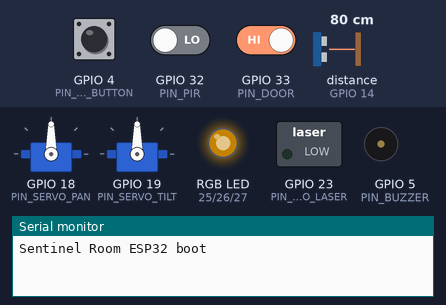
A sketch run on a simulated ESP32. Shown: 2 × servo, switched loads named in the sketch (green lamp = pin HIGH), an RGB LED mixed from three pins (HIGH = lit), buzzer (waves = sounding), the last lines printed to the serial monitor. Wiring (inferred from the names in the program): ultrasonic range finder: trigger GPIO 12; echo GPIO 14; IR receiver: data GPIO 34. Inputs (shaded band) come from the test bench; at power-on: GPIO 4 (PIN_STOP_BUTTON) HIGH, GPIO 32 (PIN_PIR) LOW, GPIO 33 (PIN_DOOR) HIGH, distance to the obstacle (sensor on GPIO 14) 80 cm. The echo pulse lasts 58.3 µs per cm; dim RGB values are drawn brighter than linear; WiFi joins after 1.5 s; servers stay silent unless stated; no MQTT or app messages arrive unless stated; pins used as bus, display or sensor lines are not drawn.

Above: at 0.4 s.
At 5.0 s:
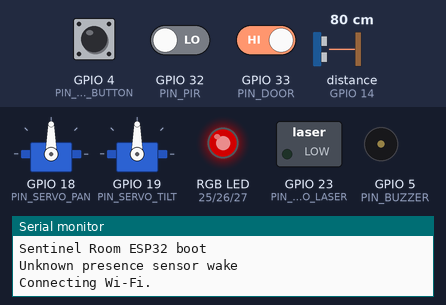
5.1 s: GPIO 4 (PIN_STOP_BUTTON) pulled LOW for 3.2 s
At 7.4 s:
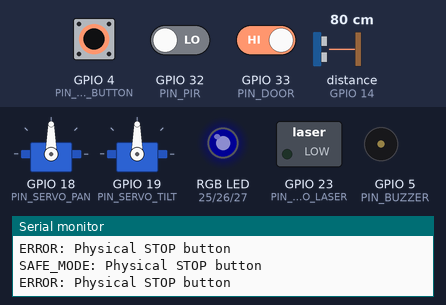
Timing chart, 0 to 8.9 s (numbered marks = the images above; inputs shaded):
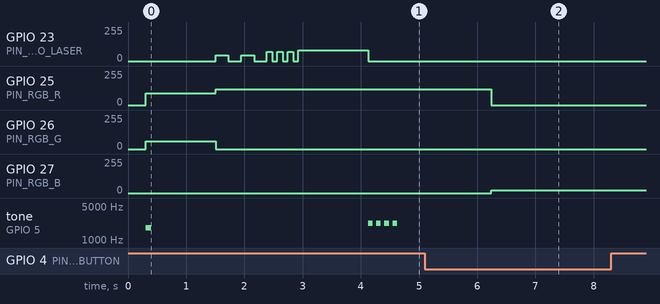

Measured:
- after the input at 5.1 s, GPIO 23 (PIN_PSEUDO_LASER), GPIO 26 (PIN_RGB_G): stops changing and stays 0/255; GPIO 27 (PIN_RGB_B): 0/255 → 20/255 after 1.1 s; tone on GPIO 5 (PIN_BUZZER): stops changing and stays silent
- by itself, tone on GPIO 5 (PIN_BUZZER): plays 1800 Hz for 0.09 s, 2200 Hz for 0.08 s, 2200 Hz for 0.08 s, 2200 Hz for 0.08 s, 2200 Hz for 0.08 s

The sketch:

esp32_sentinel_node.ino
```cpp
#include "config.h"
#include "pins.h"
#include "mqtt_topics.h"
#include "servo_control.h"
#include "led_control.h"
#include "sensor_control.h"
#include "buzzer_control.h"
#include "safety.h"

#if USE_WIFI_MQTT
#include <WiFi.h>
#include <PubSubClient.h>
WiFiClient wifiClient;
PubSubClient mqtt(wifiClient);
#endif

enum FirmwareState {
  IDLE,
  SCANNING,
  MOTION_WAKE,
  CINEMATIC_ALERT,
  DEMO,
  CALIBRATION,
  SAFE_MODE
};

FirmwareState state = IDLE;
unsigned long lastMqttOkMs = 0;
unsigned long lastMqttAttemptMs = 0;
unsigned long lastPublishMs = 0;
unsigned long lastScanStepMs = 0;
unsigned long stateStartedMs = 0;
int scanDirection = 1;
bool alertPatternPlayed = false;

const char* stateName(FirmwareState value) {
  switch (value) {
    case IDLE: return "IDLE";
    case SCANNING: return "SCANNING";
    case MOTION_WAKE: return "MOTION_WAKE";
    case CINEMATIC_ALERT: return "CINEMATIC_ALERT";
    case DEMO: return "DEMO";
    case CALIBRATION: return "CALIBRATION";
    case SAFE_MODE: return "SAFE_MODE";
  }
  return "UNKNOWN";
}

void publishRaw(const char* topic, const String& payload) {
  #if USE_WIFI_MQTT
  if (mqtt.connected()) mqtt.publish(topic, payload.c_str());
  #endif
}

void publishEvent(const char* msg) {
  #if USE_SERIAL_DEBUG
  Serial.println(msg);
  #endif
  publishRaw(TOPIC_EVENT_LOG, String(msg));
}

void setState(FirmwareState next) {
  state = next;
  stateStartedMs = millis();
  alertPatternPlayed = false;
  publishRaw(TOPIC_SENTRY_STATE, String(stateName(state)));
}

int extractJsonInt(const String& body, const char* key, int fallback) {
  int keyIndex = body.indexOf(String("\"") + key + "\"");
  if (keyIndex < 0) return fallback;
  int colonIndex = body.indexOf(':', keyIndex);
  if (colonIndex < 0) return fallback;
  int endIndex = colonIndex + 1;
  while (endIndex < body.length() && (body[endIndex] == ' ' || body[endIndex] == '\t')) endIndex++;
  int startIndex = endIndex;
  if (endIndex < body.length() && body[endIndex] == '-') endIndex++;
  while (endIndex < body.length() && isDigit(body[endIndex])) endIndex++;
  if (endIndex == startIndex) return fallback;
  return body.substring(startIndex, endIndex).toInt();
}

void publishError(const char* msg) {
  #if USE_SERIAL_DEBUG
  Serial.print("ERROR: ");
  Serial.println(msg);
  #endif
  publishRaw(TOPIC_ERROR, String(msg));
}

void stopAllAndIdle(const char* reason) {
  stopAllOutputs();
  publishEvent(reason);
  setState(IDLE);
}

void enterFirmwareSafeMode(const char* reason) {
  enterSafeMode(reason);
  publishError(reason);
  setState(SAFE_MODE);
}

void runDemoSequenceBlocking() {
  setState(DEMO);
  publishEvent("DEMO_SEQUENCE start");
  setRgb(0, 40, 90);
  beepShort();
  centerServos();
  moveServoSafe(55, TILT_CENTER);
  moveServoSafe(125, TILT_CENTER);
  moveServoSafe(90, 80);
  setRgb(120, 0, 0);
  pseudoLaserLockOnPattern();
  alertBeeps();
  stopAllAndIdle("DEMO_SEQUENCE complete");
}

void handleMoveCommand(const String& body) {
  int pan = extractJsonInt(body, "pan", currentPan());
  int tilt = extractJsonInt(body, "tilt", currentTilt());
  if (!servoAnglesValid(pan, tilt)) {
    publishError("Rejected MOVE_TO outside servo limits");
    return;
  }
  setState(CALIBRATION);
  moveServoSafe(pan, tilt);
  publishEvent("MOVE_TO accepted");
}

void handleModeCommand(const String& body) {
  if (body.indexOf("STOP_ALL") >= 0 || body.indexOf("SAFE_MODE") >= 0) {
    enterFirmwareSafeMode("mode command requested safe mode");
  } else if (body.indexOf("DEMO_SEQUENCE") >= 0 || body.indexOf("DEMO") >= 0) {
    runDemoSequenceBlocking();
  } else if (body.indexOf("CINEMATIC_ALERT") >= 0) {
    setState(CINEMATIC_ALERT);
    publishEvent("CINEMATIC_ALERT start");
  } else if (body.indexOf("SCANNING") >= 0) {
    setRgb(0, 30, 80);
    setState(SCANNING);
    publishEvent("Sentry scanning");
  } else if (body.indexOf("CALIBRATION") >= 0) {
    setState(CALIBRATION);
    publishEvent("Calibration mode");
  } else {
    stopAllAndIdle("Sentry idle");
  }
}

void handleCommand(char* topic, byte* payload, unsigned int length) {
  lastMqttOkMs = millis();
  String body;
  for (unsigned int i = 0; i < length; i++) body += (char)payload[i];
  String topicString = String(topic);

  if (topicString == CMD_STOP_ALL || topicString == CMD_SAFE_MODE) {
    enterFirmwareSafeMode("Remote STOP_ALL");
    return;
  }
  if (topicString == CMD_SENTRY_MODE) {
    handleModeCommand(body);
    return;
  }
  if (topicString == CMD_SENTRY_MOVE) {
    handleMoveCommand(body);
    return;
  }
  if (topicString == CMD_PSEUDO_LASER) {
    int pwm = extractJsonInt(body, "pwm", PSEUDO_LASER_MAX_PWM / 2);
    setPseudoLaser(min(pwm, PSEUDO_LASER_MAX_PWM));
    publishEvent("Pseudo-laser LED effect requested");
    return;
  }
  if (topicString == CMD_BUZZER) {
    beepShort();
    publishEvent("Buzzer test");
    return;
  }
  if (topicString == CMD_RGB) {
    int r = extractJsonInt(body, "r", 0);
    int g = extractJsonInt(body, "g", 0);
    int b = extractJsonInt(body, "b", 20);
    setRgb(constrain(r, 0, 120), constrain(g, 0, 120), constrain(b, 0, 120));
    publishEvent("RGB update");
    return;
  }
}

void connectWifi() {
  #if USE_WIFI_MQTT
  if (WiFi.status() == WL_CONNECTED) return;
  WiFi.mode(WIFI_STA);
  WiFi.begin(WIFI_SSID, WIFI_PASSWORD);
  #if USE_SERIAL_DEBUG
  Serial.print("Connecting Wi-Fi");
  #endif
  unsigned long started = millis();
  while (WiFi.status() != WL_CONNECTED && millis() - started < 8000) {
    delay(250);
    #if USE_SERIAL_DEBUG
    Serial.print(".");
    #endif
  }
  #if USE_SERIAL_DEBUG
  Serial.println();
  #endif
  #endif
}

void connectMqttIfNeeded() {
  #if USE_WIFI_MQTT
  if (mqtt.connected()) {
    lastMqttOkMs = millis();
    return;
  }
  if (millis() - lastMqttAttemptMs < MQTT_RECONNECT_MS) return;
  lastMqttAttemptMs = millis();
  connectWifi();
  if (WiFi.status() != WL_CONNECTED) return;
  mqtt.setServer(MQTT_HOST, MQTT_PORT);
  mqtt.setCallback(handleCommand);
  String clientId = String("sentinel-room-") + DEVICE_ID;
  if (mqtt.connect(clientId.c_str())) {
    mqtt.subscribe("sentinel/cmd/#");
    lastMqttOkMs = millis();
    publishEvent("Sentinel Room ESP32 online");
  }
  #endif
}

void publishSensors(bool motion, bool door, bool irBroken, long distanceCm) {
  String payload = "{\"id\":\"";
  payload += DEVICE_ID;
  payload += "\",\"state\":\"";
  payload += stateName(state);
  payload += "\"}";
  publishRaw(TOPIC_DEVICE_STATUS, payload);
  publishRaw(TOPIC_SENSOR_PIR, motion ? "1" : "0");
  publishRaw(TOPIC_SENSOR_DOOR, door ? "1" : "0");
  publishRaw(TOPIC_SENSOR_IR_BEAM, irBroken ? "1" : "0");
  publishRaw(TOPIC_SENSOR_ULTRASONIC, String(distanceCm));
}

void updateScan() {
  if (state != SCANNING || millis() - lastScanStepMs < SCAN_STEP_MS) return;
  lastScanStepMs = millis();
  int nextPan = currentPan() + scanDirection;
  if (nextPan >= PAN_MAX || nextPan <= PAN_MIN) scanDirection *= -1;
  moveServoSafe(constrain(nextPan, PAN_MIN, PAN_MAX), TILT_CENTER);
}

void updateAlertState() {
  if (state != CINEMATIC_ALERT) return;
  setRgb(120, 0, 0);
  if (!alertPatternPlayed) {
    alertPatternPlayed = true;
    pseudoLaserLockOnPattern();
    alertBeeps();
  }
  if (millis() - stateStartedMs > ALERT_TIMEOUT_MS) {
    stopAllAndIdle("CINEMATIC_ALERT timeout");
  }
}

void setup() {
  #if USE_SERIAL_DEBUG
  Serial.begin(115200);
  delay(300);
  Serial.println("Sentinel Room ESP32 boot");
  #endif
  servoSetup();
  ledSetup();
  buzzerSetup();
  sensorSetup();
  centerServos();
  setRgb(0, 0, 20);
  stateStartedMs = millis();
  lastMqttOkMs = millis();
  connectMqttIfNeeded();
}

void loop() {
  connectMqttIfNeeded();
  #if USE_WIFI_MQTT
  if (mqtt.connected()) mqtt.loop();
  if (!mqtt.connected() && state != SAFE_MODE && mqttFailsafeDue(lastMqttOkMs)) {
    enterFirmwareSafeMode("MQTT disconnected failsafe");
  }
  #endif

  if (stopButtonPressed()) {
    enterFirmwareSafeMode("Physical STOP button");
    delay(250);
    return;
  }

  bool motion = pirMotion();
  bool door = doorOpen();
  bool irBroken = irBeamBroken();
  long distanceCm = ultrasonicCm();

  if (millis() - lastPublishMs > SENSOR_PUBLISH_MS) {
    lastPublishMs = millis();
    publishSensors(motion, door, irBroken, distanceCm);
  }

  bool proximityAlert = distanceCm > 0 && distanceCm < ULTRASONIC_ALERT_CM;
  if ((motion || door || irBroken || proximityAlert) && (state == IDLE || state == SCANNING)) {
    setState(MOTION_WAKE);
    setRgb(90, 60, 0);
    beepShort();
    moveServoSafe(PAN_CENTER, TILT_CENTER);
    publishEvent("Unknown presence sensor wake");
  }

  if (state == MOTION_WAKE && millis() - stateStartedMs > 1200) {
    setState(CINEMATIC_ALERT);
  }

  updateScan();
  updateAlertState();
}
```

buzzer_control.cpp
```cpp
#include "buzzer_control.h"
#include "pins.h"

void buzzerSetup() {
  pinMode(PIN_BUZZER, OUTPUT);
  buzzerOff();
}

void beepShort() {
  tone(PIN_BUZZER, 1800, 90);
  delay(110);
}

void alertBeeps() {
  for (int i = 0; i < 4; i++) {
    tone(PIN_BUZZER, 2200, 80);
    delay(140);
  }
}

void buzzerOff() {
  noTone(PIN_BUZZER);
  digitalWrite(PIN_BUZZER, LOW);
}
```

buzzer_control.h
```cpp
#pragma once
#include <Arduino.h>

void buzzerSetup();
void beepShort();
void alertBeeps();
void buzzerOff();
```

led_control.cpp
```cpp
#include "led_control.h"
#include "config.h"
#include "pins.h"

void ledSetup() {
  pinMode(PIN_RGB_R, OUTPUT);
  pinMode(PIN_RGB_G, OUTPUT);
  pinMode(PIN_RGB_B, OUTPUT);
  pinMode(PIN_PSEUDO_LASER, OUTPUT);
  pseudoLaserOff();
  setRgb(0, 0, 20);
}

void setRgb(byte r, byte g, byte b) {
  analogWrite(PIN_RGB_R, r);
  analogWrite(PIN_RGB_G, g);
  analogWrite(PIN_RGB_B, b);
}

void setPseudoLaser(byte pwm) {
  byte safePwm = min(pwm, (byte)PSEUDO_LASER_MAX_PWM);
  analogWrite(PIN_PSEUDO_LASER, safePwm);
}

void pseudoLaserOff() {
  analogWrite(PIN_PSEUDO_LASER, 0);
}

void pseudoLaserLockOnPattern() {
  for (int i = 0; i < 2; i++) { setPseudoLaser(45); delay(220); pseudoLaserOff(); delay(220); }
  for (int i = 0; i < 3; i++) { setPseudoLaser(70); delay(90); pseudoLaserOff(); delay(90); }
  setPseudoLaser(PSEUDO_LASER_MAX_PWM);
  delay(1200);
  pseudoLaserOff();
}
```

led_control.h
```cpp
#pragma once
#include <Arduino.h>

void ledSetup();
void setRgb(byte r, byte g, byte b);
void setPseudoLaser(byte pwm);
void pseudoLaserLockOnPattern();
void pseudoLaserOff();
```

mqtt_topics.h
```cpp
#pragma once

#define TOPIC_DEVICE_STATUS "sentinel/device/status"
#define TOPIC_SENSOR_PIR "sentinel/sensor/pir"
#define TOPIC_SENSOR_ULTRASONIC "sentinel/sensor/ultrasonic"
#define TOPIC_SENSOR_IR_BEAM "sentinel/sensor/ir_beam"
#define TOPIC_SENSOR_DOOR "sentinel/sensor/door"
#define TOPIC_SENTRY_STATE "sentinel/sentry/state"
#define TOPIC_EVENT_LOG "sentinel/event/log"
#define TOPIC_ERROR "sentinel/error"

#define CMD_ARM "sentinel/cmd/arm"
#define CMD_DISARM "sentinel/cmd/disarm"
#define CMD_SENTRY_MODE "sentinel/cmd/sentry/mode"
#define CMD_SENTRY_MOVE "sentinel/cmd/sentry/move"
#define CMD_SENTRY_CALIBRATE "sentinel/cmd/sentry/calibrate"
#define CMD_RGB "sentinel/cmd/rgb"
#define CMD_PSEUDO_LASER "sentinel/cmd/pseudo_laser"
#define CMD_BUZZER "sentinel/cmd/buzzer"
#define CMD_LOCK "sentinel/cmd/lock"
#define CMD_MIST_MANUAL "sentinel/cmd/mist_manual"
#define CMD_STOP_ALL "sentinel/cmd/stop_all"
#define CMD_SAFE_MODE "sentinel/cmd/safe_mode"
```

safety.cpp
```cpp
#include "safety.h"
#include "config.h"
#include "servo_control.h"
#include "led_control.h"
#include "buzzer_control.h"

void stopAllOutputs() {
  pseudoLaserOff();
  buzzerOff();
  setRgb(0, 0, 20);
  centerServos();
}

void enterSafeMode(const char* reason) {
  stopAllOutputs();
  #if USE_SERIAL_DEBUG
  Serial.print("SAFE_MODE: ");
  Serial.println(reason);
  #endif
}

bool mqttFailsafeDue(unsigned long lastMqttMs) {
  return millis() - lastMqttMs > MQTT_FAILSAFE_MS;
}
```

safety.h
```cpp
#pragma once
#include <Arduino.h>

void enterSafeMode(const char* reason);
void stopAllOutputs();
bool mqttFailsafeDue(unsigned long lastMqttMs);
```

sensor_control.cpp
```cpp
#include "sensor_control.h"
#include "config.h"
#include "pins.h"

void sensorSetup() {
  pinMode(PIN_PIR, INPUT);
  pinMode(PIN_DOOR, INPUT_PULLUP);
  pinMode(PIN_IR_BEAM, INPUT);
  pinMode(PIN_STOP_BUTTON, INPUT_PULLUP);
  pinMode(PIN_ULTRASONIC_TRIG, OUTPUT);
  pinMode(PIN_ULTRASONIC_ECHO, INPUT);
}

bool pirMotion() {
  return digitalRead(PIN_PIR) == (PIR_ACTIVE_HIGH ? HIGH : LOW);
}

bool doorOpen() {
  return digitalRead(PIN_DOOR) == (DOOR_OPEN_HIGH ? HIGH : LOW);
}

bool irBeamBroken() {
  return digitalRead(PIN_IR_BEAM) == (IR_BEAM_BROKEN_HIGH ? HIGH : LOW);
}

bool stopButtonPressed() {
  return digitalRead(PIN_STOP_BUTTON) == LOW;
}

long ultrasonicCm() {
  digitalWrite(PIN_ULTRASONIC_TRIG, LOW);
  delayMicroseconds(2);
  digitalWrite(PIN_ULTRASONIC_TRIG, HIGH);
  delayMicroseconds(10);
  digitalWrite(PIN_ULTRASONIC_TRIG, LOW);
  long duration = pulseIn(PIN_ULTRASONIC_ECHO, HIGH, 30000);
  if (duration == 0) return -1;
  return duration / 58;
}
```

sensor_control.h
```cpp
#pragma once
#include <Arduino.h>

void sensorSetup();
bool pirMotion();
bool doorOpen();
bool irBeamBroken();
bool stopButtonPressed();
long ultrasonicCm();
```

servo_control.cpp
```cpp
#include "servo_control.h"
#include "config.h"
#include "pins.h"
#include <ESP32Servo.h>

Servo panServo;
Servo tiltServo;
static int panAngle = PAN_CENTER;
static int tiltAngle = TILT_CENTER;

bool servoAnglesValid(int pan, int tilt) {
  return pan >= PAN_MIN && pan <= PAN_MAX && tilt >= TILT_MIN && tilt <= TILT_MAX;
}

void servoSetup() {
  panServo.attach(PIN_SERVO_PAN);
  tiltServo.attach(PIN_SERVO_TILT);
  centerServos();
}

bool moveServoSafe(int pan, int tilt) {
  if (!servoAnglesValid(pan, tilt)) return false;
  while (panAngle != pan || tiltAngle != tilt) {
    if (panAngle < pan) panAngle++;
    if (panAngle > pan) panAngle--;
    if (tiltAngle < tilt) tiltAngle++;
    if (tiltAngle > tilt) tiltAngle--;
    panServo.write(panAngle);
    tiltServo.write(tiltAngle);
    delay(12);
  }
  return true;
}

void centerServos() {
  moveServoSafe(PAN_CENTER, TILT_CENTER);
}

int currentPan() { return panAngle; }
int currentTilt() { return tiltAngle; }
```

servo_control.h
```cpp
#pragma once
#include <Arduino.h>

void servoSetup();
bool servoAnglesValid(int pan, int tilt);
bool moveServoSafe(int pan, int tilt);
void centerServos();
int currentPan();
int currentTilt();
```

config.h
```cpp
#pragma once

#define USE_MOCK_SENSORS 1
#define USE_REAL_SENSORS 0
#define USE_WIFI_MQTT 1
#define USE_SERIAL_DEBUG 1

#define DEVICE_ID "sentry-main"
#define WIFI_SSID "YOUR_WIFI"
#define WIFI_PASSWORD "YOUR_PASSWORD"
#define MQTT_HOST "192.168.1.10"
#define MQTT_PORT 1883

#define PAN_MIN 20
#define PAN_MAX 160
#define TILT_MIN 40
#define TILT_MAX 120
#define PAN_CENTER 90
#define TILT_CENTER 80
#define PSEUDO_LASER_MAX_PWM 80
#define MQTT_FAILSAFE_MS 5000
#define MQTT_RECONNECT_MS 3000
#define SENSOR_PUBLISH_MS 1000
#define SCAN_STEP_MS 35
#define DEMO_TIMEOUT_MS 8000
#define ALERT_TIMEOUT_MS 5000
#define ULTRASONIC_ALERT_CM 60

#define PIR_ACTIVE_HIGH 1
#define DOOR_OPEN_HIGH 1
#define IR_BEAM_BROKEN_HIGH 1
```

pins.h
```cpp
#pragma once

#define PIN_SERVO_PAN 18
#define PIN_SERVO_TILT 19
#define PIN_PSEUDO_LASER 23
#define PIN_BUZZER 5
#define PIN_RGB_R 25
#define PIN_RGB_G 26
#define PIN_RGB_B 27
#define PIN_PIR 32
#define PIN_DOOR 33
#define PIN_IR_BEAM 34
#define PIN_ULTRASONIC_TRIG 12
#define PIN_ULTRASONIC_ECHO 14
#define PIN_STOP_BUTTON 4
```
